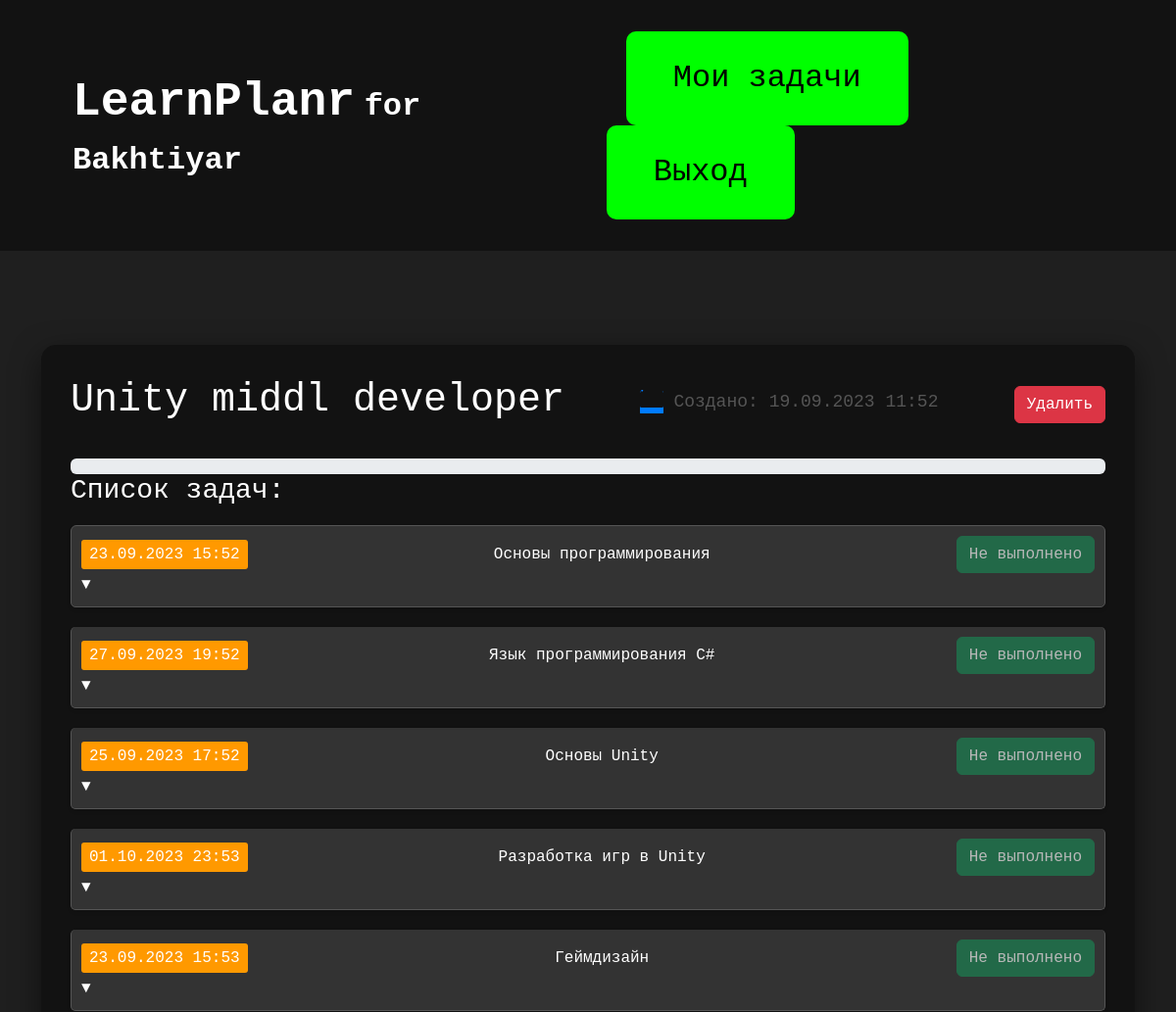
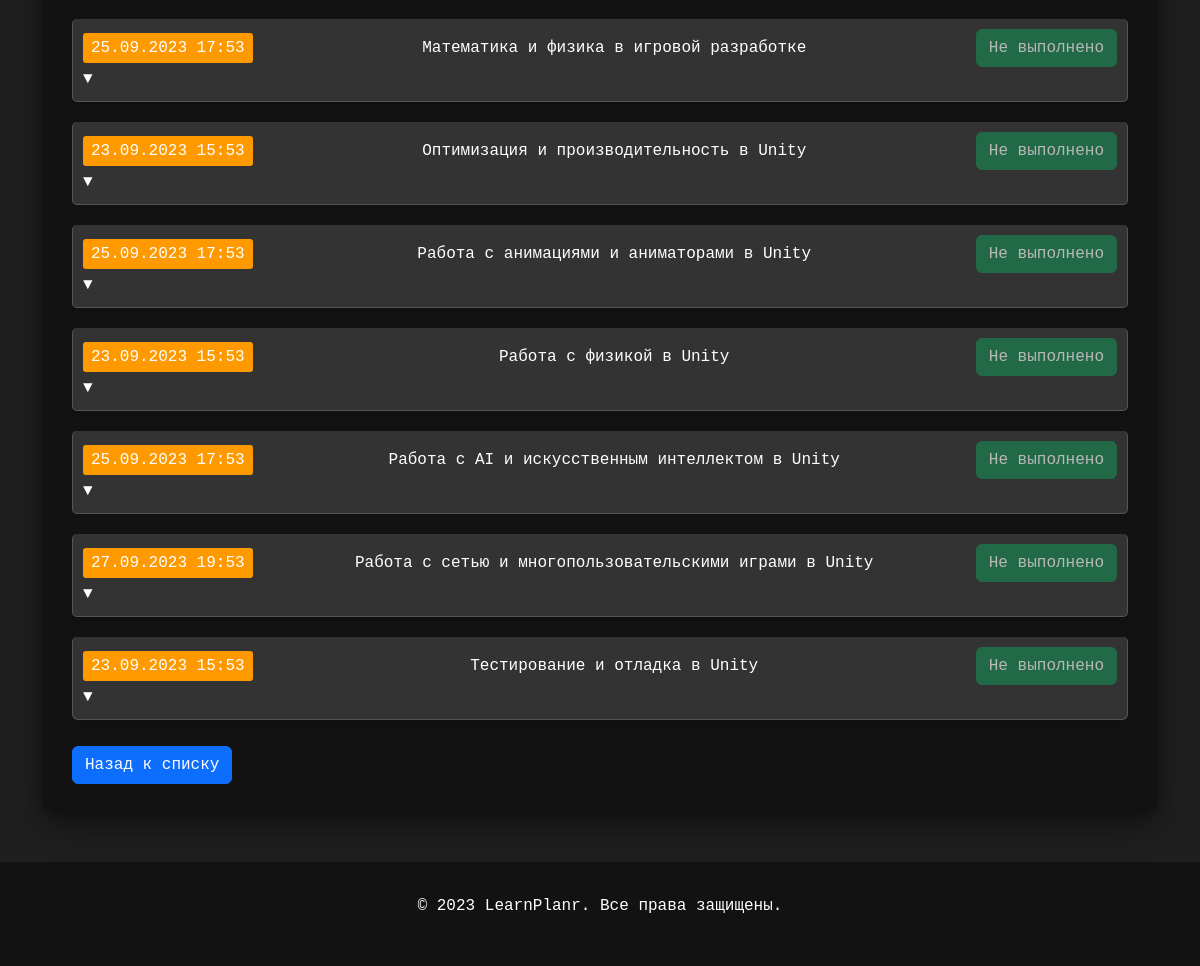
Page /learn_planr/122/ (signed in) on the committed database (2 pictures, top to bottom).
### todo/models.py (models this page shows, shortened)
class Schedule(models.Model):
    author = models.ForeignKey(User, on_delete=models.CASCADE)
    title = models.CharField(max_length=100)
    created_at = models.DateTimeField(auto_now_add=True)

class Task(models.Model):
    schedule = models.ForeignKey(Schedule, on_delete=models.CASCADE)
    title = models.CharField(max_length=100)
    data_start = models.DateTimeField(null=True)
    data_finish = models.DateTimeField(null=True)
    completed = models.BooleanField(default=False)
    def incomplete_chapter_count(self):
        return self.chapter_set.filter(completed=True).count()+1
    def all_chapter_count(self):
        return self.chapter_set.count()

### todo/views.py (the view)
# urls.py: path("<int:todo_id>/", views.get_todo, name="get_todo"),
@login_required(login_url="/login/")
def get_todo(request, todo_id):
    todo = get_object_or_404(Schedule, pk=todo_id)
    tasks = Task.objects.filter(schedule=todo).order_by("id")
    chapters_count = 0
    chapters_completed = 0
    chapters = []
    for task in tasks:
        task_data = {
            "task": task,
            "chapters": Chapter.objects.filter(task=task)
        }
        chapters_count += task.all_chapter_count()
        chapters_completed += (task.incomplete_chapter_count()-1)
        chapters.append(task_data)
        print(chapters_completed, chapters_count)
    context = {"todo": todo, "tasks": tasks, "chapters": chapters, "chapters_count": chapters_count, "chapters_completed": chapters_completed}
    return render(request, "todo/page.html", context)

### todo/templates/todo/page.html (shortened to what this page needs)
{% extends "todo/base.html" %}
{% block content %}
<main class="main">
    <div class="container mt-5" style="background-color: #121212; padding: 30px; border-radius: 15px; box-shadow: 0px 10px 30px rgba(0, 0, 0, 0.5);">
        <div class="d-flex justify-content-between align-items-center mb-4">
            <h1 class="todo-title">{{ todo.title }}</h1>
             <p class="created-date">
                <span class="date-icon">
                </span>
                <span class="date-text">Создано: {{ todo.created_at|date:"d.m.Y H:i" }}</span>
        </p>
            <a href="{% url 'todo:delete_todo' todo.id %}" class="btn btn-danger">Удалить</a>
        </div>
       <div class="progress mt-4">
</div>
        <h3 class="text-white">Список задач:</h3>
        <ul class="list-group">
            {% for task_data in chapters %}
            {% with task=task_data.task chapters=task_data.chapters %}
            <li class="list-group-item main-task {% if task_data.completed %}completed{% endif %}">
                <div class="d-flex justify-content-between align-items-center">
                    <span class="deadline">{{ task.data_finish|date:"d.m.Y H:i" }}</span>
                    <span class="text-white">{{ task.title }}</span>
                    <div class="ml-auto">
                        {% if task.completed %}
                            <i class="bi bi-check-circle-fill text-success" style="font-size: 1.2rem; margin-left: 5px;"></i>
                            <button class="btn btn-secondary toggle-task" disabled>Выполнено</button>
                        {% else %}
                            <button class="btn btn-success toggle-task" disabled>Не выполнено</button>
                        {% endif %}
                    </div>
                </div>
                <span id="toggle-subtasks-{{ task.id }}" class="text-white float-right">&#9660;</span>
            </li>
            {% endwith %}
            {% endfor %}
        </ul>
        <a href="{% url 'todo:get_todos' %}" class="btn btn-primary mt-3">Назад к списку</a>
    </div>
</main>
{% endblock %}

### todo/templates/todo/base.html (shortened to what this page needs)
<!DOCTYPE html>
<html lang="en">
<head>
    <link href="https://cdn.jsdelivr.net/npm/bootstrap/dist/css/bootstrap.min.css" rel="stylesheet">
</head>
<body>
    <header class="bg-dark-custom text-white-custom">
        <div class="container-fluid">
            <div class="container">
                <div class="header-content">
                    <div class="logo-and-username">
                        <a href="{% url 'todo:main' %}" class="text-white logo">LearnPlanr</a>
                        {% if user.is_authenticated %}
                            <span class="text-white username"> for {{ user.username }}</span>
                        {% endif %}
                    </div>
                    <div class="header-buttons">
                        {% if user.is_authenticated %}
                            <a href="{% url 'todo:get_todos' %}" class="btn btn-outline-light btn-sm btn-custom command-button">Мои задачи</a>
                            <a href="{% url 'logout' %}" class="btn btn-outline-light btn-sm command-button">Выход</a>
                        {% elif request.path == '/learn_Planr/sign_up/' %}
                            <a href="{% url 'login' %}" class="btn btn-outline-light btn-sm command-button">Войти</a>
                        {% endif %}
                    </div>
                </div>
            </div>
        </div>
    </header>
    <main class="py-5 flex-grow-1">
        <div class="container">
            {% block content %}
            {% endblock %}
        </div>
    </main>
    <footer class="bg-dark-custom text-white-custom text-center">
        <div class="container footer">
            <p>&copy; 2023 LearnPlanr. Все права защищены.</p>
        </div>
    </footer>
</body>
</html>

### todo/templates/todo/base.html (style rules this page uses)
body { background-color: #1f1f1f; font-family: 'Courier New', monospace; color: #ffffff; margin: 0; padding: 0; display: flex; flex-direction: column; min-height: 100vh; }
.bg-dark-custom { background-color: #121212; }
.text-white-custom { color: #ffffff; }
.footer { background-color: #121212; padding: 2rem 0; }
.logo { font-weight: bold; font-size: 3rem; text-decoration: none; }
.username { font-weight: bold; font-size: 2rem; text-decoration: none; }
.btn-custom { margin-left: 20px; }
.header-content { display: flex; justify-content: space-between; align-items: center; padding: 2rem; }
.command-button { background-color: #00ff00; border: none; color: #000; padding: 1.5rem 3rem; border-radius: 10px; cursor: pointer; font-size: 2rem; transition: background-color 0.3s, color 0.3s; }
.main-task { background-color: #fff; border: 1px solid #ccc; border-radius: 5px; padding: 15px; margin: 10px 0; box-shadow: 0px 2px 4px rgba(0, 0, 0, 0.1); }

### todo/templates/todo/page.html (style rules this page uses)
.main-task { margin-bottom: 10px; background-color: #333; border: 1px solid #555; padding: 10px; border-radius: 5px; position: relative; }
.deadline { background-color: #ff9900; color: #fff; padding: 3px 8px; border-radius: 3px; }
.created-date { display: flex; align-items: center; color: #555; font-size: 18px; margin-top: 10px; }
.date-icon { font-size: 24px; margin-right: 10px; color: #007bff; animation: bounce 1s infinite; cursor: pointer; }
.date-text { transition: color 0.3s; }

### rows in the picture
Schedule: title "Unity middl developer", created_at "19.09.2023 11:52"
Task: task.data_finish "23.09.2023 15:52", task "Основы программирования", completed "Не выполнено"
Task: task.data_finish "27.09.2023 19:52", task "Язык программирования C#", completed "Не выполнено"
Task: task.data_finish "25.09.2023 17:52", task "Основы Unity", completed "Не выполнено"
Task: task.data_finish "01.10.2023 23:53", task "Разработка игр в Unity", completed "Не выполнено"
Task: task.data_finish "23.09.2023 15:53", task "Геймдизайн", completed "Не выполнено"
Task: task.data_finish "25.09.2023 17:53", task "Математика и физика в игровой разработке", completed "Не выполнено"
Task: task.data_finish "23.09.2023 15:53", task "Оптимизация и производительность в Unity", completed "Не выполнено"
Task: task.data_finish "25.09.2023 17:53", task "Работа с анимациями и аниматорами в Unity", completed "Не выполнено"
Task: task.data_finish "23.09.2023 15:53", task "Работа с физикой в Unity", completed "Не выполнено"
Task: task.data_finish "25.09.2023 17:53", task "Работа с AI и искусственным интеллектом в Unity", completed "Не выполнено"
Task: task.data_finish "27.09.2023 19:53", task "Работа с сетью и многопользовательскими играми в Unity", completed "Не выполнено"
Task: task.data_finish "23.09.2023 15:53", task "Тестирование и отладка в Unity", completed "Не выполнено"

### other values in the picture
{{ user.username }} "Bakhtiyar"
